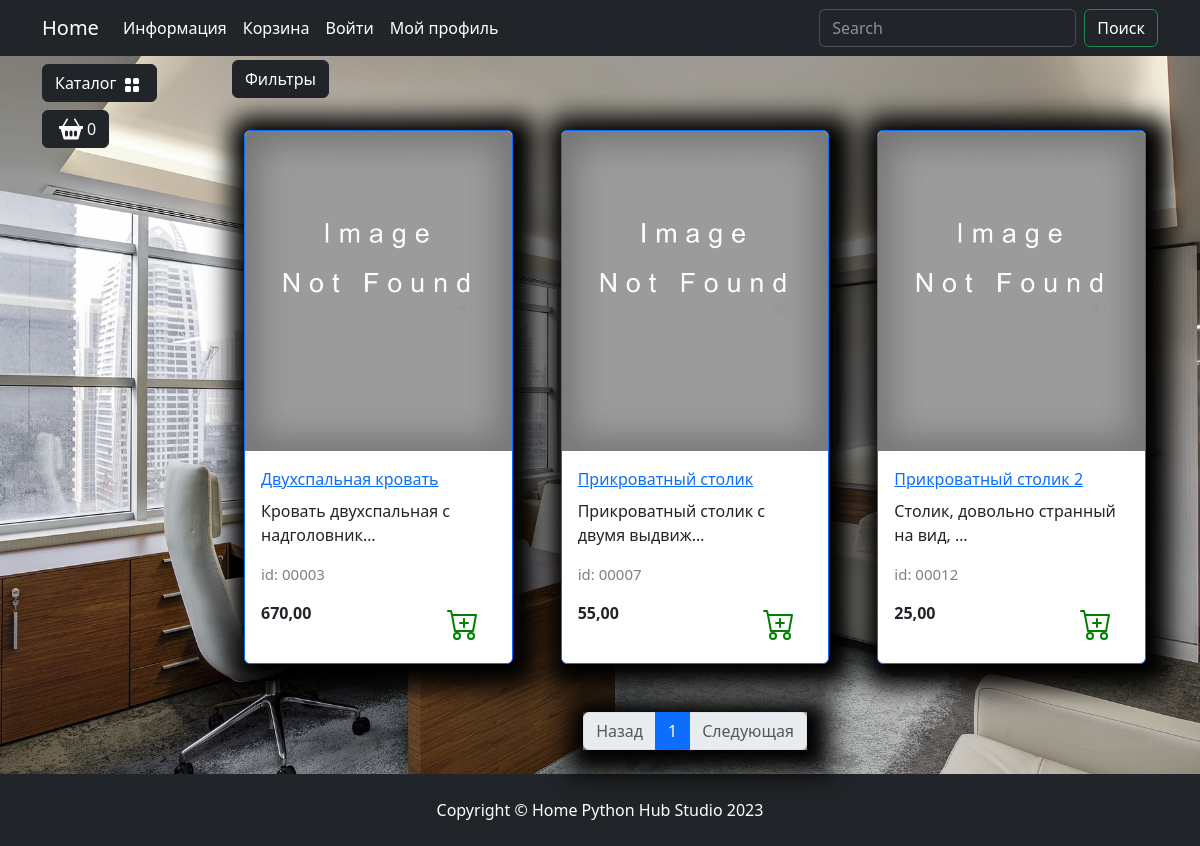
The page /catalog/spalnya/ on the database as committed earlier.
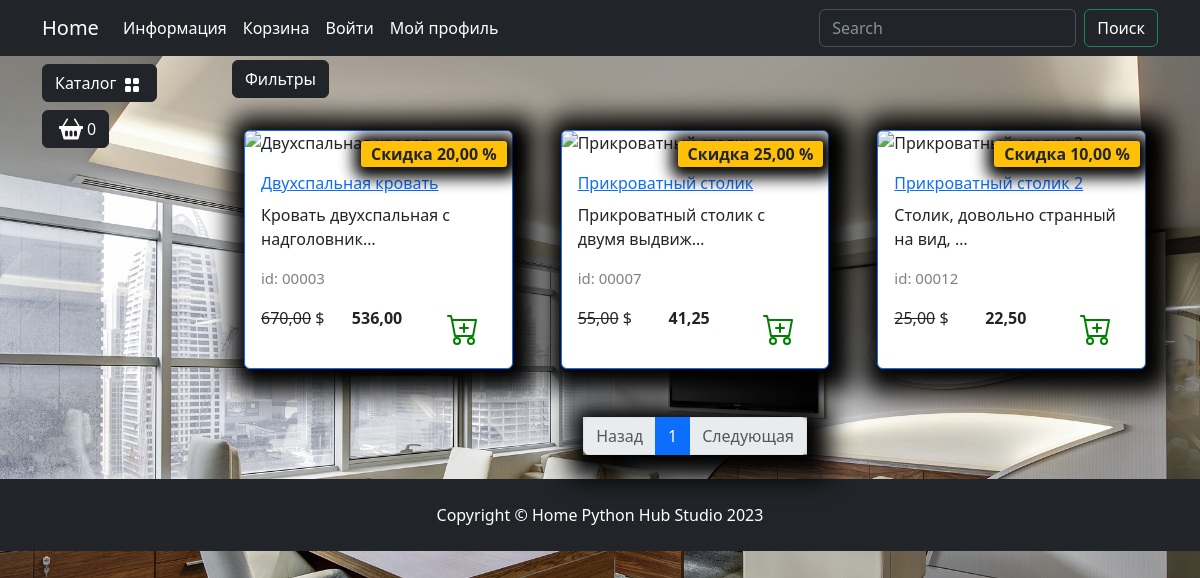
The same page on the database as committed later.
### goods/models.py (models this page shows, shortened)
class Products(models.Model):
    name = models.CharField(max_length=150, unique=True, verbose_name='Название')
    slug = models.SlugField(max_length=200, unique=True, blank=True, null=True, verbose_name='URL')
    description = models.TextField(blank=True, null=True, verbose_name='Описание')
    image = models.ImageField(upload_to='goods_images', blank=True, null=True, verbose_name='Изображение')
    price = models.DecimalField(default=0.00, max_digits=7, decimal_places=2, verbose_name='Цена')
    discount = models.DecimalField(default=0.00, max_digits=7, decimal_places=2, verbose_name='Скидка в %')
    quantity = models.PositiveIntegerField(default=0, verbose_name='Количество')
    category = models.ForeignKey(to=Categories, on_delete=models.CASCADE, verbose_name='Категория')
    class Meta:
        db_table = 'product'
        verbose_name = 'Продукт'
        verbose_name_plural = 'Продукты'
        ordering = ("id",)
    def display_id(self):
        return f"{self.id:05}"
    def sell_price(self):
        if self.discount:
            return round(self.price - self.price*self.discount/100, 2)
        return self.price

### goods/views.py (the view)
# urls.py: path('catalog/', include('goods.urls', namespace='catalog')),
def catalog(request, category_slug):
    page = request.GET.get('page', 1)
    on_sale = request.GET.get('on_sale', None)
    order_by = request.GET.get('order_by', None)
    if category_slug == 'all':
        goods = Products.objects.all()
    else:
        goods = get_list_or_404(Products.objects.filter(category__slug=category_slug))
    if on_sale:
        goods = goods.filter(discount__gt=0)
    if order_by and order_by != "default":
        goods = goods.order_by(order_by)
    paginator = Paginator(goods, 3)
    current_page = paginator.page(int(page))
    context = {
        'title': 'Home - Каталог',
        'goods': current_page,
        'slug_url': category_slug,
        }
    return render(request, 'goods/catalog.html', context)

### goods/templatetags/goods_tags.py (called while the page is built)
@register.simple_tag()
def tag_categories():
    return Categories.objects.all()

@register.simple_tag(takes_context=True)
def change_params(context, **kwargs):
    query = context['request'].GET.dict()
    query.update(kwargs)
    return urlencode(query)

### goods/templates/goods/catalog.html (shortened to what this page needs)
{% extends "main/base.html" %}
{% load static %}
{% load goods_tags %}
{% block content %}
    <div class="row">
        <div class="dropdown mb-2">
            <button class="btn btn-secondary dropdown-toggle btn-dark" type="button" data-bs-toggle="dropdown"
                    aria-expanded="false">
                Фильтры
            </button>
        </div>
        {% for product in goods %}
            <div class="col-lg-4 col-md-6 p-4">
                <div class="card border-primary rounded custom-shadow">
                    {% if product.image %}
                        <img src="{{ product.image.url }}" class="card-img-top" alt="{{ product.name }}">
                    {% else %}
                        <img src= {% static "deps/images/Not found image.png" %} class="card-img-top" alt="...">
                    {% endif %}
                    <div class="card-body">
                        <a href="{% url "catalog:product" product.slug %}">
                            <p class="card-title">{{ product.name }}</p>
                        </a>
                        <p class="card-text">{{ product.description|truncatechars:35 }}</p>
                        <p class="product_id">id: {{ product.display_id }}</p>
                        <div class="d-flex justify-content-between">
                            {% if product.discount %}
                                <p><s>{{ product.price }}</s> $</p>
                                <p><strong>{{ product.sell_price }}</strong></p>
                                <span class="badge bg-warning text-dark">Скидка {{ product.discount }} %</span>
                            {% else %}
                                <p><strong>{{ product.price }}</strong></p>
                            {% endif %}
                            <a href="#" class="btn add-to-cart">
                                <img class="mx-1" src="{% static "deps/icons/cart-plus.svg" %}" alt="Catalog Icon"
                                     width="32" height="32">
                            </a>
                        </div>
                    </div>
                </div>
            </div>
        {% endfor %}
    </div>
<nav aria-label="Page navigation example">
                        <ul class="pagination justify-content-center my-4">
                            <div class="custom-shadow d-flex">
                                <li class="page-item {% if not goods.has_previous %} disabled {% endif %}">
                                  <a class="page-link" href="{% if goods.has_previous %}?{% change_params page=goods.previous_page_number %}{% else %}#{% endif %}">Назад</a>
                                </li>
                                {% for page in goods.paginator.page_range %}
                                {% if page >= goods.number|add:-2 and page <= goods.number|add:2 %}
                                    <li class="page-item {% if goods.number == page %} active {% endif %}">
                                        <a class="page-link" href="?{% change_params page=page %}">{{ page }}</a>
                                    </li>
                                {% endif %}
                                {% endfor %}
                              <li class="page-item {% if not goods.has_next %} disabled {% endif %}">
                                <a class="page-link" href="{% if goods.has_next %}?{% change_params page=goods.next_page_number %}{% else %}#{% endif %}">Следующая</a>
                              </li>
                            </div>
                        </ul>
</nav>
{% endblock %}
{% block footer %}
    <footer class="py-4 bg-dark">
        <div class="container">
            <p class="m-0 text-center text-white">Copyright &copy; Home Python Hub Studio 2023</p>
        </div>
    </footer>
{% endblock %}

### main/templates/main/base.html (shortened to what this page needs)
{% load static %}
{% load goods_tags %}
<!DOCTYPE html>
<html lang="en">
<head>
    <link rel="stylesheet" href="{% static "deps/css/bootstrap/bootstrap.min.css" %}">
    <link rel="stylesheet" href="{% static "deps/css/my_css.css" %}">
</head>
<body>
    <header>
        <nav class="navbar navbar-expand-lg bg-dark" data-bs-theme="dark">
            <div class="container">
                <a class="navbar-brand" href="{% url "main:index" %}">Home</a>
                <div class="collapse navbar-collapse" id="navbarSupportedContent">
                    <ul class="navbar-nav me-auto mb-2 mb-lg-0">
                        <li class="nav-item dropdown ">
                            <a class="nav-link dropdown-toggle text-white" href="#" role="button"
                                data-bs-toggle="dropdown" aria-expanded="false">
                                Информация
                            </a>
                        </li>
                        <li class="nav-item">
                            <a class="nav-link  text-white" href="carts/cart.html">Корзина</a>
                        </li>
                        <li class="nav-item">
                            <a class="nav-link  text-white" href="users/login.html">Войти</a>
                        </li>
                        <li class="nav-item dropdown ">
                            <a class="nav-link dropdown-toggle text-white" href="#" role="button"
                                data-bs-toggle="dropdown" aria-expanded="false">
                                Мой профиль
                            </a>
                        </li>
                    </ul>
                    <form class="d-flex" role="search">
                        <input class="form-control me-2" type="search" placeholder="Search" aria-label="Search">
                        <button class="btn btn-outline-success text-white" type="submit">Поиск</button>
                    </form>
                </div>
            </div>
        </nav>
    </header>
    <section>
        <div class="container">
            <div class="row mt-1 position-fixed z-3">
                <div class="dropdown mb-2">
                    <button class="btn btn-secondary dropdown-toggle btn-dark" type="button" data-bs-toggle="dropdown"
                        aria-expanded="false">
                        Каталог
                        <img class="mx-1" src="{% static "deps/icons/grid-fill.svg" %}" alt="Catalog Icon" width="16"
                            height="16">
                    </button>
                        {% tag_categories as categories %}
                </div>
                <div>
                    <button type="button" class="btn btn-dark btn-secondary d-flex" id="modalButton"
                        aria-expanded="false">
                        <img class="mx-1" src="{% static "deps/icons/basket2-fill.svg" %}" alt="Catalog Icon" width="24"
                            height="24">
                        <span id="goods-in-cart-count">0</span>
                    </button>
                </div>
            </div>
        </div>
        <div class="container">
            <div class="row mt-1">
                <div class="col-lg-2">
                </div>
                <div class="col-lg-10">
                        {% block content %}
                        {% endblock %}
                </div>
            </div>
        </div>
    </section>
    {% block footer %}{% endblock %}
</body>
</html>

### static/deps/css/my_css.css (style rules this page uses)
body { background-image: url("../images/bg-image.jpg"); background-repeat: no-repeat; background-attachment: fixed; background-position: center center; background-size: cover; height: 100%; }
.dropdown-toggle::after { content: none; }
.custom-shadow { box-shadow: 5px 5px 25px 19px #000000; }
.product_id { color: gray; font-size: 15px; }
.badge.bg-warning.text-dark { position: absolute; top: 10px; right: 5px; z-index: 1; padding: 5px 10px; border-radius: 3px; font-size: 1rem; box-shadow: 2px 2px 15px 9px #000000; }

Rows that differ between the two databases and show on the page:
changed Products "Двухспальная кровать": sell_price (not shown) → "536,00"; discount (not shown) → "20,00"; image: picture removed
changed Products "Прикроватный столик": sell_price (not shown) → "41,25"; discount (not shown) → "25,00"; image: picture removed
changed Products "Прикроватный столик 2": sell_price (not shown) → "22,50"; discount (not shown) → "10,00"; image: picture removed
